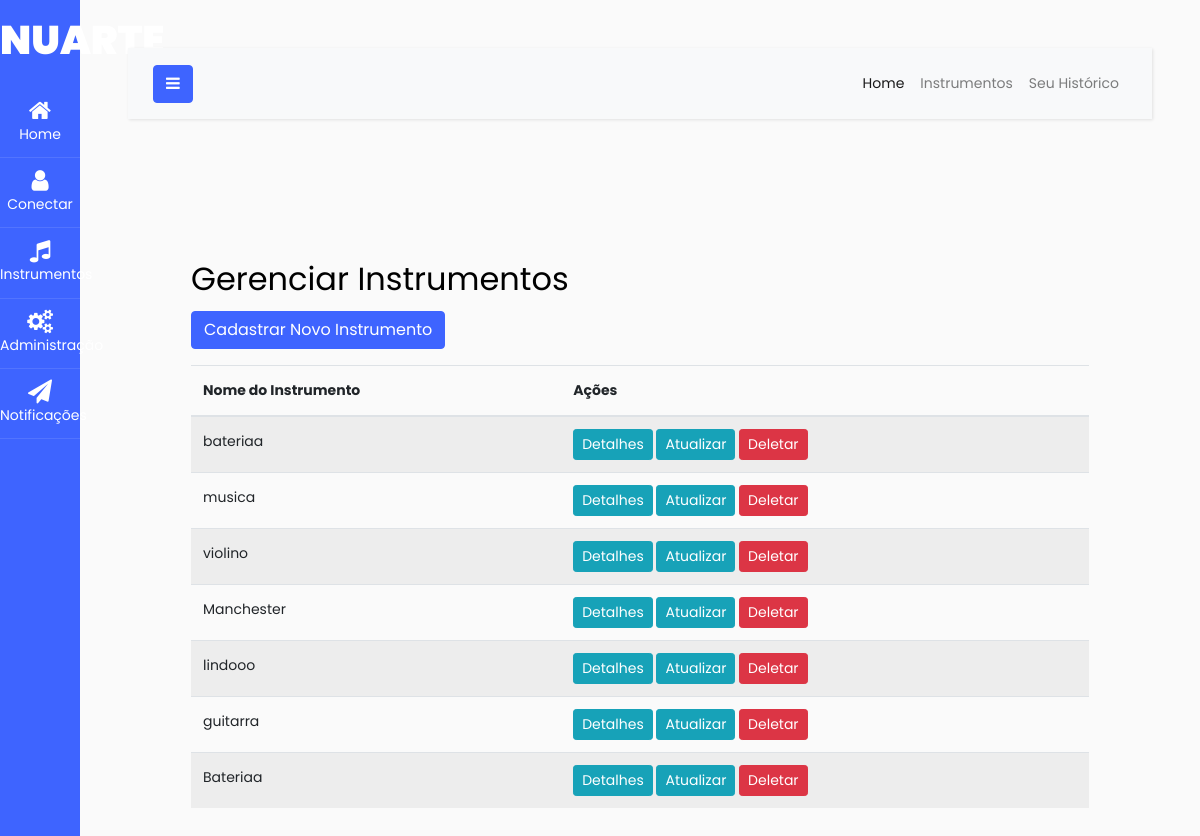
/gerenciamento_instrumentos/, run on an earlier commit of the app's database.
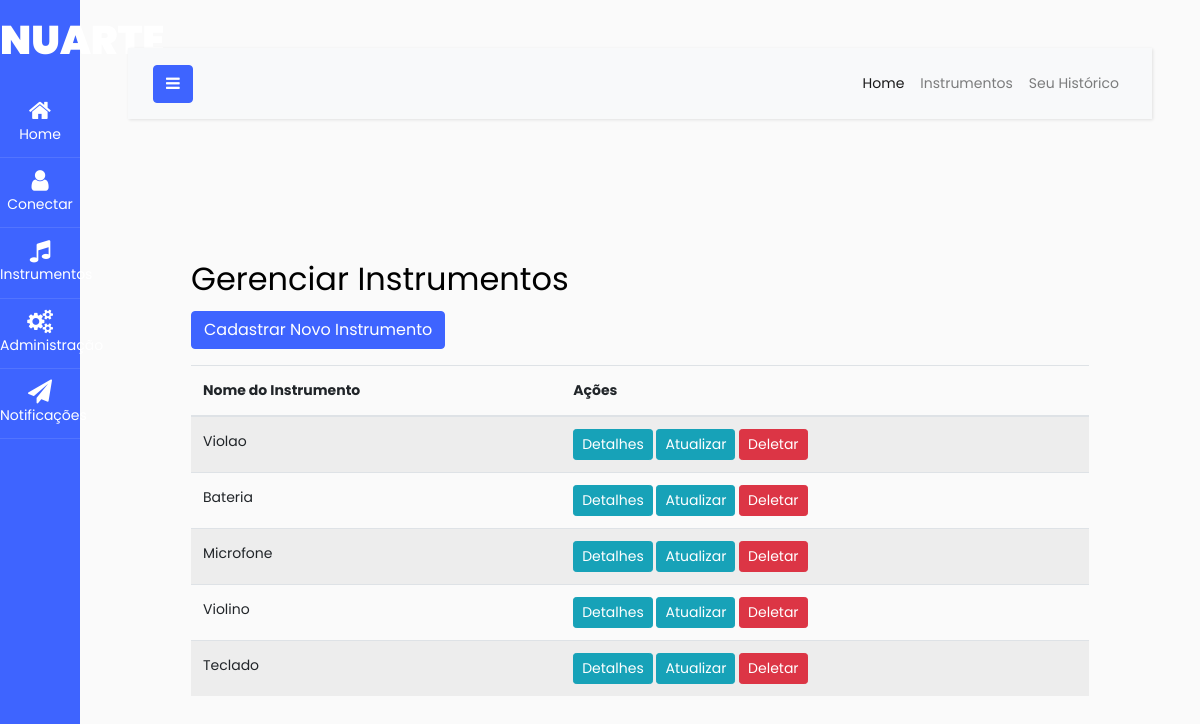
And on a later commit of the database.
### nuarte/models.py (models this page shows, shortened)
class Instrumento(models.Model):
    nome = models.CharField(max_length=100)
    descricao = models.TextField()
    disponivel = models.BooleanField(default=True)
    imagem = models.ImageField(upload_to='instrumentos/', null=True, blank=True)

### nuarte/views.py (the view)
# urls.py: path('gerenciamento_instrumentos/', gerenciamento_instrumentos, name='gerenciamento_instrumentos'),
def gerenciamento_instrumentos(request):
    instrumentos = Instrumento.objects.all()
    return render(request, 'nuarte/gerenciamento_instrumentos.html', {'instrumentos': instrumentos})

### nuarte/templates/nuarte/gerenciamento_instrumentos.html
{% extends 'base.html' %}
{% block content %}
<div class="container mt-5">
  <h2>Gerenciar Instrumentos</h2>
  <a href="{% url 'nuarte:cadastrar_instrumento' %}" class="btn btn-primary mb-3">Cadastrar Novo Instrumento</a>
  <table class="table table-striped">
    <thead>
      <tr>
        <th scope="col">Nome do Instrumento</th>
        <th scope="col">Ações</th>
      </tr>
    </thead>
    <tbody>
      {% for instrumento in instrumentos %}
      <tr>
        <td>{{ instrumento.nome }}</td>
        <td>
          <a href="{% url 'nuarte:detalhes_instrumento' instrumento.id %}" class="btn btn-info btn-sm">Detalhes</a>
          <a href="{% url 'nuarte:atualizar_instrumento' instrumento.id %}" class="btn btn-info btn-sm">Atualizar</a>
          <a href="{% url 'nuarte:deletar_instrumento' instrumento.id %}" class="btn btn-danger btn-sm">Deletar</a>
        </td>
      </tr>
      {% endfor %}
    </tbody>
  </table>
</div>
{% endblock %}

### templates/base.html (shortened to what this page needs)
{% load static %}
<!DOCTYPE html>
<html lang="pt-br">
<head>
    <link rel="stylesheet" href="https://cdnjs.cloudflare.com/ajax/libs/font-awesome/6.0.0/css/all.min.css">
    <link rel="stylesheet" href="https://stackpath.bootstrapcdn.com/bootstrap/4.5.2/css/bootstrap.min.css">
    <link rel="stylesheet" href="https://stackpath.bootstrapcdn.com/font-awesome/4.7.0/css/font-awesome.min.css">
    <link rel="stylesheet" href="{% static 'css/style.css' %}">
</head>
<body>
    <div class="wrapper d-flex align-items-stretch">
        <nav id="sidebar" class="active">
            <h1><a href="{% url 'nuarte:index' %}" class="logo">NUARTE</a></h1>
            <ul class="list-unstyled components mb-5">
                <li class="active">
                    <a href="{% url 'nuarte:index' %}"><span class="fa fa-home"></span> Home</a>
                </li>
                <li class="nav-item">
                    <a class="nav-link" href="#" id="aboutDropdown" role="button" data-toggle="dropdown" aria-haspopup="true" aria-expanded="false">
                        <span class="fa fa-user"></span> Conectar
                    </a>
                </li>
                <li>
                    <a href="{% url 'nuarte:listar_instrumentos' %}"><span class="fa fa-music"></span>Instrumentos</a>
                </li>
                <li>
                    <a href="{% url 'nuarte:administracao' %}"><span class="fa fa-cogs"></span>Administração</a>
                </li>
                <li>
                    <a href="{% url 'nuarte:exibir_notificacoes' %}"><span class="fa fa-paper-plane"></span>Notificações</a>
                </li>
            </ul>
        </nav>
    <div id="content" class="p-4 p-md-5">
        <nav class="navbar navbar-expand-lg navbar-light bg-light">
            <div class="container-fluid">
                <button type="button" id="sidebarCollapse" class="btn btn-primary">
                    <i class="fa fa-bars"></i>
                </button>
                <div class="collapse navbar-collapse" id="navbarSupportedContent">
                    <ul class="nav navbar-nav ml-auto">
                        <li class="nav-item active">
                            <a class="nav-link" href="{% url 'nuarte:index' %}">Home</a>
                        </li>
                        <li class="nav-item">
                            <a class="nav-link" href="{% url 'nuarte:listar_instrumentos' %}">Instrumentos</a>
                        </li>
                        <li class="nav-item">
                            <a class="nav-link" href="{% url 'nuarte:listar_historico_usuario' %}"> Seu Histórico</a>
                        </li>
                    </ul>
                </div>
            </div>
        </nav>
        <div id="content" class="p-4 p-md-5">
            {% block content %}{% endblock %}
        </div>
    </div>
</body>
</html>

What changed in the data, as far as the page shows it:
removed Instrumento: nome "bateriaa"
removed Instrumento: nome "musica"
removed Instrumento: nome "violino"
removed Instrumento: nome "Manchester"
removed Instrumento: nome "lindooo"
removed Instrumento: nome "guitarra"
removed Instrumento: nome "Bateriaa"
added Instrumento: nome "Violao"
added Instrumento: nome "Bateria"
added Instrumento: nome "Microfone"
added Instrumento: nome "Violino"
added Instrumento: nome "Teclado"
